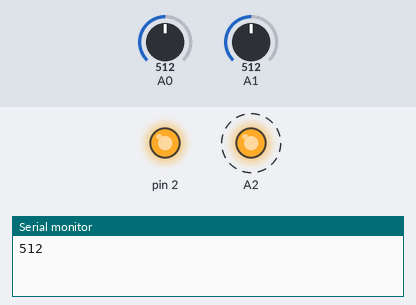
This sketch was run on a simulated Arduino Uno, built with avr-gcc and run on an emulated ATmega328P. Parts: output pins drawn as LEDs (lit = HIGH), the last lines printed to the serial monitor. Dashed ring = blinking. The inputs (shaded band) are chosen by the test bench; at power-on: A0 = 512, A1 = 512.

Above: at 2.3 s.
2.4 s: A0 set to 109
5.9 s: A0 set to 90
At 8.3 s:
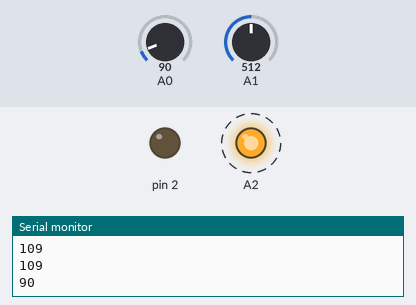
11.1 s: A1 set to 222
14.6 s: A1 set to 193
At 14.6 s:
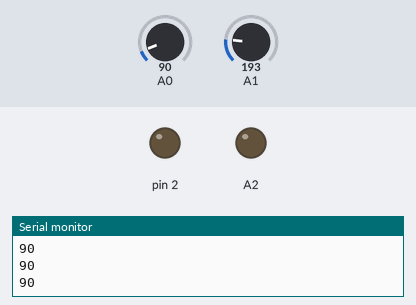
16.7 s: A1 set to 306
At 17.9 s:
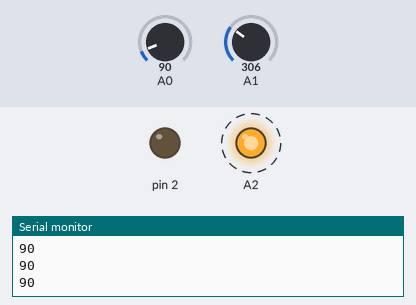
21.9 s: A1 set to 122
At 23.5 s:
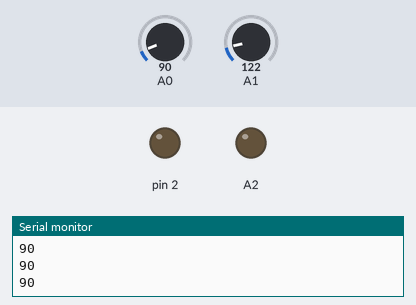
Timing chart, 0 to 25.0 s (numbered marks = the images above; inputs shaded):
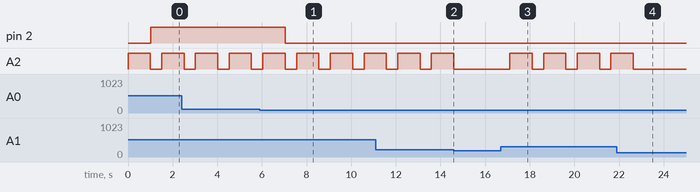

Measured:
- the behaviour switches between 100 and 99 on A0 (found by bisection; images 0 and 1)
- the behaviour switches between 205 and 204 on A1 (found by bisection; images 1 and 2)
- after the input at 5.9 s, pin 2: HIGH → LOW after 1.2 s
- after the input at 14.6 s, A2: stays LOW (without the input it goes to HIGH after 0.50 s)
- after the input at 16.7 s, A2: alternates HIGH for 1.0 s and LOW for 0.51 s, starting after 0.41 s
- after the input at 21.9 s, A2: goes on until 22.6 s, then stays LOW
- by itself, A2: alternates HIGH for 1.0 s and LOW for 0.51 s

The sketch:

Smart_Home.ino
```cpp
// C++ code
//
void setup()
{
  pinMode(A2, OUTPUT);
  pinMode(A1, INPUT);
  pinMode(2, OUTPUT);
  pinMode(A0, INPUT);

 Serial.begin(9600);
}

void loop()
{
 int gas=analogRead(A1);
 int b=map(gas,0,1023,0,255);
 if(b>50)
 {
   analogWrite(A2,b*10);
   delay(1000);
   analogWrite(A2,0);
   delay(10);
 }

 int temp=analogRead(A0);
  Serial.println(temp);
 if(temp>100)
 {
   digitalWrite(2,HIGH);
 }
 if(temp<100)
 {
   digitalWrite(2,LOW);

 }
  delay(500);
}
```
